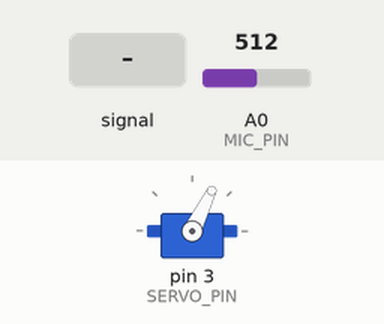
Recording of a sketch running on a simulated Arduino Uno, built with avr-gcc and run on an emulated ATmega328P. Parts: servo. The inputs (shaded band) are chosen by the test bench; at power-on: A0 (MIC_PIN) = 512. What the sketch prints to the serial monitor is not drawn.

Above: at 1.2 s.
1.3 s: A0 (MIC_PIN) fed a 50 Hz sine of ±306 counts around its level
At 4.2 s:
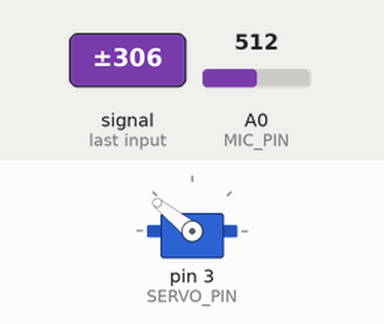
4.3 s: A0 (MIC_PIN) set to 306
5.8 s: A0 (MIC_PIN) set to 11
7.3 s: A0 (MIC_PIN) set to 8
At 8.5 s:
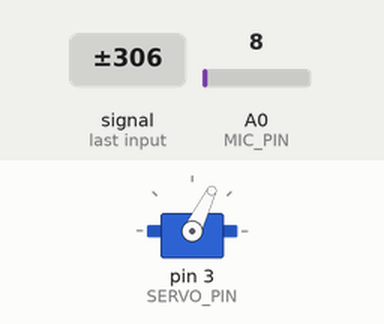
Timing chart, 0 to 11.3 s (numbered marks = the images above; inputs shaded):
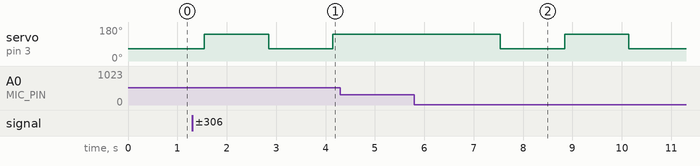

Measured:
- the behaviour switches between 10 and 9 on A0 (MIC_PIN) (found by bisection; images 1 and 2)
- after the input at 1.3 s, servo on pin 3 (SERVO_PIN): 64° → 141° after 0.25 s, → 64° 1.3 s later, → 141° 1.3 s later
- after the input at 4.3 s, every drawn part: stays the same
- after the input at 5.8 s, every drawn part: stays the same
- after the input at 7.3 s, servo on pin 3 (SERVO_PIN): 141° → 64° after 0.24 s, → 141° 1.3 s later, → 64° 1.3 s later

The sketch:

rhythmtest.ino
```cpp
#include <Servo.h>
#include <math.h>

#define LOCK_POSITION 2000
#define OPEN_POSITION 1200
#define SERVO_PIN 3
#define MIC_PIN A0

#define MIC_AVG 360
#define MIC_DELTA 350


Servo servo;
bool is_locked;

int base_tempo = 0;
int pattern[5] =  {4,4,2,2,4};
int knocks[5];
int length = 5;
int count = 0;
int index = 0;
int epsilon = 200;
int valid = 0;

void lock_box(){
  servo.writeMicroseconds(LOCK_POSITION);
  is_locked = true;
}

void open_box(){
  servo.writeMicroseconds(OPEN_POSITION);
  is_locked = false;
}

void setup() {
  //Initialize servo.
  pinMode(SERVO_PIN, OUTPUT);
  servo.attach(SERVO_PIN);
  open_box();
  Serial.begin(9600);
  Serial.println("Start");
}

void loop() {
  int sensorValue = analogRead(MIC_PIN);
  // print out the value you read:

  if(abs(sensorValue - MIC_AVG) > MIC_DELTA){
    knocks[index] = count;
    index++;
    if (index == length) {
      base_tempo = (knocks[1]-knocks[0])/pattern[0];
      valid = 1;
      for (int i=2;i<length;i++) {
        if ( abs(((knocks[i]-knocks[i-1]) - pattern[i-1]*base_tempo)) > epsilon) {
          valid = 0;
          break;
        }
      }
      if (valid) {
        if (is_locked) open_box();
        else lock_box();
      }
      index = 0;
      for (int i=0;i<length;i++) {knocks[i]=0;}
      delay(1000);
    }
    delay(50);
    count=(count+5)%1000000;
  }
  delay(10);
  count = (count+1)%1000000;
}
```
